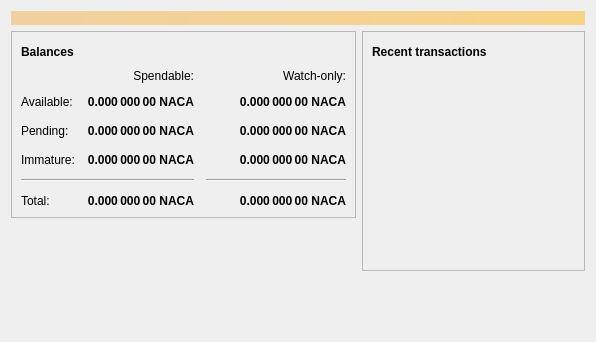
<?xml version="1.0" encoding="UTF-8"?>
<ui version="4.0">
 <class>OverviewPage</class>
 <widget class="QWidget" name="OverviewPage">
  <property name="geometry">
   <rect>
    <x>0</x>
    <y>0</y>
    <width>596</width>
    <height>342</height>
   </rect>
  </property>
  <property name="windowTitle">
   <string>Form</string>
  </property>
  <layout class="QVBoxLayout" name="topLayout">
   <item>
    <widget class="QLabel" name="labelAlerts">
     <property name="visible">
      <bool>false</bool>
     </property>
     <property name="styleSheet">
      <string notr="true">QLabel { background-color: qlineargradient(x1: 0, y1: 0, x2: 1, y2: 0, stop:0 #F0D0A0, stop:1 #F8D488); color:#000000; }</string>
     </property>
     <property name="wordWrap">
      <bool>true</bool>
     </property>
     <property name="margin">
      <number>3</number>
     </property>
     <property name="textInteractionFlags">
      <set>Qt::TextSelectableByMouse</set>
     </property>
    </widget>
   </item>
   <item>
    <layout class="QHBoxLayout" name="horizontalLayout" stretch="1,1">
     <item>
      <layout class="QVBoxLayout" name="verticalLayout_2">
       <item>
        <widget class="QFrame" name="frame">
         <property name="frameShape">
          <enum>QFrame::StyledPanel</enum>
         </property>
         <property name="frameShadow">
          <enum>QFrame::Raised</enum>
         </property>
         <layout class="QVBoxLayout" name="verticalLayout_4">
          <item>
           <layout class="QHBoxLayout" name="horizontalLayout_4">
            <item>
             <widget class="QLabel" name="label_5">
              <property name="font">
               <font>
                <weight>75</weight>
                <bold>true</bold>
               </font>
              </property>
              <property name="text">
               <string>Balances</string>
              </property>
             </widget>
            </item>
            <item>
             <widget class="QPushButton" name="labelWalletStatus">
              <property name="enabled">
               <bool>true</bool>
              </property>
              <property name="maximumSize">
               <size>
                <width>30</width>
                <height>16777215</height>
               </size>
              </property>
              <property name="toolTip">
               <string>The displayed information may be out of date. Your wallet automatically synchronizes with the NaCacoin network after a connection is established, but this process has not completed yet.</string>
              </property>
              <property name="text">
               <string/>
              </property>
              <property name="icon">
               <iconset resource="../bitcoin.qrc">
                <normaloff>:/icons/warning</normaloff>
                <disabledoff>:/icons/warning</disabledoff>:/icons/warning</iconset>
              </property>
              <property name="iconSize">
               <size>
                <width>24</width>
                <height>24</height>
               </size>
              </property>
              <property name="flat">
               <bool>true</bool>
              </property>
             </widget>
            </item>
            <item>
             <spacer name="horizontalSpacer_3">
              <property name="orientation">
               <enum>Qt::Horizontal</enum>
              </property>
              <property name="sizeHint" stdset="0">
               <size>
                <width>40</width>
                <height>20</height>
               </size>
              </property>
             </spacer>
            </item>
           </layout>
          </item>
          <item>
           <layout class="QGridLayout" name="gridLayout">
            <property name="spacing">
             <number>12</number>
            </property>
            <item row="2" column="2">
             <widget class="QLabel" name="labelWatchPending">
              <property name="font">
               <font>
                <weight>75</weight>
                <bold>true</bold>
               </font>
              </property>
              <property name="cursor">
               <cursorShape>IBeamCursor</cursorShape>
              </property>
              <property name="toolTip">
               <string>Unconfirmed transactions to watch-only addresses</string>
              </property>
              <property name="text">
               <string notr="true">0.000 000 00 NACA</string>
              </property>
              <property name="alignment">
               <set>Qt::AlignRight|Qt::AlignTrailing|Qt::AlignVCenter</set>
              </property>
              <property name="textInteractionFlags">
               <set>Qt::LinksAccessibleByMouse|Qt::TextSelectableByKeyboard|Qt::TextSelectableByMouse</set>
              </property>
             </widget>
            </item>
            <item row="2" column="1">
             <widget class="QLabel" name="labelUnconfirmed">
              <property name="font">
               <font>
                <weight>75</weight>
                <bold>true</bold>
               </font>
              </property>
              <property name="cursor">
               <cursorShape>IBeamCursor</cursorShape>
              </property>
              <property name="toolTip">
               <string>Total of transactions that have yet to be confirmed, and do not yet count toward the spendable balance</string>
              </property>
              <property name="text">
               <string notr="true">0.000 000 00 NACA</string>
              </property>
              <property name="alignment">
               <set>Qt::AlignRight|Qt::AlignTrailing|Qt::AlignVCenter</set>
              </property>
              <property name="textInteractionFlags">
               <set>Qt::LinksAccessibleByMouse|Qt::TextSelectableByKeyboard|Qt::TextSelectableByMouse</set>
              </property>
             </widget>
            </item>
            <item row="3" column="2">
             <widget class="QLabel" name="labelWatchImmature">
              <property name="font">
               <font>
                <weight>75</weight>
                <bold>true</bold>
               </font>
              </property>
              <property name="cursor">
               <cursorShape>IBeamCursor</cursorShape>
              </property>
              <property name="toolTip">
               <string>Mined balance in watch-only addresses that has not yet matured</string>
              </property>
              <property name="text">
               <string notr="true">0.000 000 00 NACA</string>
              </property>
              <property name="alignment">
               <set>Qt::AlignRight|Qt::AlignTrailing|Qt::AlignVCenter</set>
              </property>
              <property name="textInteractionFlags">
               <set>Qt::LinksAccessibleByMouse|Qt::TextSelectableByKeyboard|Qt::TextSelectableByMouse</set>
              </property>
             </widget>
            </item>
            <item row="4" column="0" colspan="2">
             <widget class="Line" name="line">
              <property name="orientation">
               <enum>Qt::Horizontal</enum>
              </property>
             </widget>
            </item>
            <item row="4" column="2">
             <widget class="Line" name="lineWatchBalance">
              <property name="sizePolicy">
               <sizepolicy hsizetype="Preferred" vsizetype="Fixed">
                <horstretch>0</horstretch>
                <verstretch>0</verstretch>
               </sizepolicy>
              </property>
              <property name="minimumSize">
               <size>
                <width>140</width>
                <height>0</height>
               </size>
              </property>
              <property name="orientation">
               <enum>Qt::Horizontal</enum>
              </property>
             </widget>
            </item>
            <item row="5" column="0">
             <widget class="QLabel" name="labelTotalText">
              <property name="text">
               <string>Total:</string>
              </property>
             </widget>
            </item>
            <item row="3" column="1">
             <widget class="QLabel" name="labelImmature">
              <property name="font">
               <font>
                <weight>75</weight>
                <bold>true</bold>
               </font>
              </property>
              <property name="cursor">
               <cursorShape>IBeamCursor</cursorShape>
              </property>
              <property name="toolTip">
               <string>Mined balance that has not yet matured</string>
              </property>
              <property name="text">
               <string notr="true">0.000 000 00 NACA</string>
              </property>
              <property name="alignment">
               <set>Qt::AlignRight|Qt::AlignTrailing|Qt::AlignVCenter</set>
              </property>
              <property name="textInteractionFlags">
               <set>Qt::LinksAccessibleByMouse|Qt::TextSelectableByKeyboard|Qt::TextSelectableByMouse</set>
              </property>
             </widget>
            </item>
            <item row="2" column="3">
             <spacer name="horizontalSpacer_2">
              <property name="orientation">
               <enum>Qt::Horizontal</enum>
              </property>
              <property name="sizeHint" stdset="0">
               <size>
                <width>40</width>
                <height>20</height>
               </size>
              </property>
             </spacer>
            </item>
            <item row="3" column="0">
             <widget class="QLabel" name="labelImmatureText">
              <property name="text">
               <string>Immature:</string>
              </property>
             </widget>
            </item>
            <item row="5" column="1">
             <widget class="QLabel" name="labelTotal">
              <property name="font">
               <font>
                <weight>75</weight>
                <bold>true</bold>
               </font>
              </property>
              <property name="cursor">
               <cursorShape>IBeamCursor</cursorShape>
              </property>
              <property name="toolTip">
               <string>Your current total balance</string>
              </property>
              <property name="text">
               <string notr="true">0.000 000 00 NACA</string>
              </property>
              <property name="alignment">
               <set>Qt::AlignRight|Qt::AlignTrailing|Qt::AlignVCenter</set>
              </property>
              <property name="textInteractionFlags">
               <set>Qt::LinksAccessibleByMouse|Qt::TextSelectableByKeyboard|Qt::TextSelectableByMouse</set>
              </property>
             </widget>
            </item>
            <item row="5" column="2">
             <widget class="QLabel" name="labelWatchTotal">
              <property name="font">
               <font>
                <weight>75</weight>
                <bold>true</bold>
               </font>
              </property>
              <property name="cursor">
               <cursorShape>IBeamCursor</cursorShape>
              </property>
              <property name="toolTip">
               <string>Current total balance in watch-only addresses</string>
              </property>
              <property name="text">
               <string notr="true">0.000 000 00 NACA</string>
              </property>
              <property name="alignment">
               <set>Qt::AlignRight|Qt::AlignTrailing|Qt::AlignVCenter</set>
              </property>
              <property name="textInteractionFlags">
               <set>Qt::LinksAccessibleByMouse|Qt::TextSelectableByKeyboard|Qt::TextSelectableByMouse</set>
              </property>
             </widget>
            </item>
            <item row="0" column="2">
             <widget class="QLabel" name="labelWatchonly">
              <property name="text">
               <string>Watch-only:</string>
              </property>
              <property name="alignment">
               <set>Qt::AlignRight|Qt::AlignTrailing|Qt::AlignVCenter</set>
              </property>
             </widget>
            </item>
            <item row="1" column="0">
             <widget class="QLabel" name="labelBalanceText">
              <property name="text">
               <string>Available:</string>
              </property>
             </widget>
            </item>
            <item row="1" column="1">
             <widget class="QLabel" name="labelBalance">
              <property name="font">
               <font>
                <weight>75</weight>
                <bold>true</bold>
               </font>
              </property>
              <property name="cursor">
               <cursorShape>IBeamCursor</cursorShape>
              </property>
              <property name="toolTip">
               <string>Your current spendable balance</string>
              </property>
              <property name="text">
               <string notr="true">0.000 000 00 NACA</string>
              </property>
              <property name="alignment">
               <set>Qt::AlignRight|Qt::AlignTrailing|Qt::AlignVCenter</set>
              </property>
              <property name="textInteractionFlags">
               <set>Qt::LinksAccessibleByMouse|Qt::TextSelectableByKeyboard|Qt::TextSelectableByMouse</set>
              </property>
             </widget>
            </item>
            <item row="1" column="2">
             <widget class="QLabel" name="labelWatchAvailable">
              <property name="font">
               <font>
                <weight>75</weight>
                <bold>true</bold>
               </font>
              </property>
              <property name="cursor">
               <cursorShape>IBeamCursor</cursorShape>
              </property>
              <property name="toolTip">
               <string>Your current balance in watch-only addresses</string>
              </property>
              <property name="text">
               <string notr="true">0.000 000 00 NACA</string>
              </property>
              <property name="alignment">
               <set>Qt::AlignRight|Qt::AlignTrailing|Qt::AlignVCenter</set>
              </property>
              <property name="textInteractionFlags">
               <set>Qt::LinksAccessibleByMouse|Qt::TextSelectableByKeyboard|Qt::TextSelectableByMouse</set>
              </property>
             </widget>
            </item>
            <item row="2" column="0">
             <widget class="QLabel" name="labelPendingText">
              <property name="text">
               <string>Pending:</string>
              </property>
             </widget>
            </item>
            <item row="0" column="1">
             <widget class="QLabel" name="labelSpendable">
              <property name="text">
               <string>Spendable:</string>
              </property>
              <property name="alignment">
               <set>Qt::AlignRight|Qt::AlignTrailing|Qt::AlignVCenter</set>
              </property>
             </widget>
            </item>
           </layout>
          </item>
         </layout>
        </widget>
       </item>
       <item>
        <spacer name="verticalSpacer">
         <property name="orientation">
          <enum>Qt::Vertical</enum>
         </property>
         <property name="sizeHint" stdset="0">
          <size>
           <width>20</width>
           <height>40</height>
          </size>
         </property>
        </spacer>
       </item>
      </layout>
     </item>
     <item>
      <layout class="QVBoxLayout" name="verticalLayout_3">
       <item>
        <widget class="QFrame" name="frame_2">
         <property name="frameShape">
          <enum>QFrame::StyledPanel</enum>
         </property>
         <property name="frameShadow">
          <enum>QFrame::Raised</enum>
         </property>
         <layout class="QVBoxLayout" name="verticalLayout">
          <item>
           <layout class="QHBoxLayout" name="horizontalLayout_2">
            <item>
             <widget class="QLabel" name="label_4">
              <property name="font">
               <font>
                <weight>75</weight>
                <bold>true</bold>
               </font>
              </property>
              <property name="text">
               <string>Recent transactions</string>
              </property>
             </widget>
            </item>
            <item>
             <widget class="QPushButton" name="labelTransactionsStatus">
              <property name="enabled">
               <bool>true</bool>
              </property>
              <property name="maximumSize">
               <size>
                <width>30</width>
                <height>16777215</height>
               </size>
              </property>
              <property name="toolTip">
               <string>The displayed information may be out of date. Your wallet automatically synchronizes with the NaCacoin network after a connection is established, but this process has not completed yet.</string>
              </property>
              <property name="text">
               <string/>
              </property>
              <property name="icon">
               <iconset resource="../bitcoin.qrc">
                <normaloff>:/icons/warning</normaloff>
                <disabledoff>:/icons/warning</disabledoff>:/icons/warning</iconset>
              </property>
              <property name="iconSize">
               <size>
                <width>24</width>
                <height>24</height>
               </size>
              </property>
              <property name="flat">
               <bool>true</bool>
              </property>
             </widget>
            </item>
            <item>
             <spacer name="horizontalSpacer">
              <property name="orientation">
               <enum>Qt::Horizontal</enum>
              </property>
              <property name="sizeHint" stdset="0">
               <size>
                <width>40</width>
                <height>20</height>
               </size>
              </property>
             </spacer>
            </item>
           </layout>
          </item>
          <item>
           <widget class="QListView" name="listTransactions">
            <property name="styleSheet">
             <string notr="true">QListView { background: transparent; }</string>
            </property>
            <property name="frameShape">
             <enum>QFrame::NoFrame</enum>
            </property>
            <property name="verticalScrollBarPolicy">
             <enum>Qt::ScrollBarAlwaysOff</enum>
            </property>
            <property name="horizontalScrollBarPolicy">
             <enum>Qt::ScrollBarAlwaysOff</enum>
            </property>
            <property name="selectionMode">
             <enum>QAbstractItemView::NoSelection</enum>
            </property>
           </widget>
          </item>
         </layout>
        </widget>
       </item>
       <item>
        <spacer name="verticalSpacer_2">
         <property name="orientation">
          <enum>Qt::Vertical</enum>
         </property>
         <property name="sizeHint" stdset="0">
          <size>
           <width>20</width>
           <height>40</height>
          </size>
         </property>
        </spacer>
       </item>
      </layout>
     </item>
    </layout>
   </item>
  </layout>
 </widget>
 <resources/>
 <connections/>
</ui>
